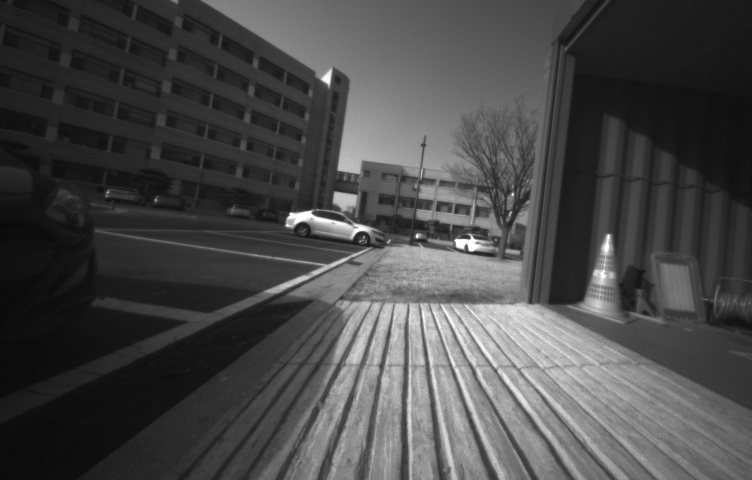
%> input picture matlab/synthetic/sample_pic2/1.png, 752 x 480 px
$ octave run_synth_gen.m   (GNU Octave 9; MATLAB toolbox functions it lacks are replaced by stand-ins)
%> lines starting %> are read from the running program, lines starting %| are printed output that depends on the picture
### matlab/synthetic/hdr_curve_fitting.m
function crf = hdr_curve_fitting(img_series)
% function crf = hdr_curve_fitting(img_series)

% Input:
%  img_series = cell array of image series for curve fitting (we use 4)
% Output:
%  crf = 256xN_band vector containing curve information with each axis
%        N_band = # of channels (1 for grayscale)
%        x-axis [0, ..., 255]
%        y-axis [crf(1), ..., crf(256)]

global  B

% Smoothness parameter used in equation (3). Increase it, if you have a lot
% of noise in your images.
l = 200;


% Number of randomly selected sample pixel points from each image.
% This amount will affect the quality of the approximation of the
% real response function.
% You need at least N(P-1) > (Z_max - Z_min)
% N - amount of sample points
% P - amount of images % Assumes:% Zmin = 0% Zmax = 255
N_sample_pxpts = 500;

% Bands (=channel) in each of the images. Usually RGB(3) or grayscale(1)
N_bands = 1;    % 3 for RGB

% Number of images for curve fitting
N_imgs = length(img_series);

% Create random indexes to get random points from each image
N_row = size(img_series{1}, 1);
N_col = size(img_series{1}, 2);
N_point = N_row*N_col;
random_indexes = ceil(rand(1, N_sample_pxpts)*N_point);

% Load all values from random points into Z
Z = zeros(N_sample_pxpts, N_imgs, N_bands);
size(Z);

for img_ii = 1:N_imgs
    for band_ii = 1:N_bands
        Z(:, img_ii, band_ii) = img_series{img_ii}(random_indexes + (band_ii-1)*N_point);
    end
end

% Create response function for each band
radiance_map = zeros(256, N_bands);
crf = zeros(256,N_bands);

for band = 1:N_bands
    radiance_map(:, band) = gsolve(Z(:,:,band), B, l, @hat_weight_func);
    crf(:,band) = radiance_map(:, band);
    size(radiance_map);
end

### matlab/synthetic/gsolve.m
function [g]=gsolve(Z,B,l,w)
% function [g,LE]=gsolve(Z,B,l,w)

    % gsolve.m − Solve for imaging system response function
    % Given a set of pixel values observed for several pixels in several
    % images with different exposure times, this function returns the
    % imaging system’s response function g as well as the log film irradiance
    % values for the observed pixels.
    % Assumes:
    % Zmin = 0
    % Zmax = 255
    % Arguments:
    % Z(i,j) the pixel values of pixel location number i in image j
    % B(j) the log delta t, or log shutter speed, for image j
    % l lamdba, the constant that determines the amount of smoothness
    % w(z) the weighting function value for pixel value z

    % Returns:
    % g(z) is the log exposure corresponding to pixel value z
    % lE(i)is the log film irradiance at pixel location i

    n = 256;
    A = zeros(size(Z,1)*size(Z,2)+n+1,n+size(Z,1));
    b = zeros(size(A,1),1);
    %% Include the data−fitting equations
    k = 1;
    for i=1:size(Z,1)
        for j=1:size(Z,2)
            wij = w(Z(i,j)+1);
            A(k,Z(i,j)+1) = wij;
            A(k,n+i) = -wij;
            b(k,1) = wij * B(j);
            k=k+1;
        end
    end
    %% Fix the curve by setting its middle value to 0
    A(k,129) = 1;
    k=k+1;
    %% Include the smoothness equations
    for i=1:n-2
        A(k,i)=l*w(i+1);
        A(k,i+1)=-2*l*w(i+1);
        A(k,i+2)=l*w(i+1);
        k=k+1;
    end

    %% Solve the system using SVD
    x = A\b;
    g = x(1:n)
%     LE = x(n+1:size(x,1));


### matlab/synthetic/calc_img_newg.m
function EWG = calc_img_newg (o_img)
% function NEWG = calc_img_newg ()

global is_indoor;

tmp_img = im2double(o_img); % normalize
img = imresize(tmp_img,0.25); % image down scale

if (size(img,3) > 1)
img = rgb2gray(img);
end

% local entropy mask size = (3x3)
H = entropyfilt(img, ones(1));
mu = mean(sum(H));
sigma=std2(sum(H));
norm_entropy = normpdf(H, mu, sigma);

% generate saturation mask
[rs, cs] = find(H <= 0.01); % Saturated region
M = [rs, cs];

% entropy weight
H_weight = norm_entropy / sum(sum(norm_entropy)); % optional

% image Gradient
[Gmag, Gdir] = imgradient(img,'Sobel');
Gmag = Gmag / 4.4867;

% Ours
G_weight= Gmag >= (mean(mean(Gmag))) * 0.01 ;

% Saturation weight
S = zeros(size(img));
if (is_indoor)
S(M(:,1), M(:,2)) = (mean(mean(Gmag)))/sqrt(2) ;
else
S(M(:,1), M(:,2)) = (mean(mean(Gmag)))/sqrt(2) ;
end

saturation = sum(sum(S));
gradient = sum(sum(Gmag));

% Metric
EWG = sum(sum(G_weight .* Gmag - S)) ;

### matlab/synthetic/img_synth.m
function [synth_img,K_t,K_g] = img_synth(o_img, target_dt, target_gain, crf)
%function [synth_img,K_t,K_g] = img_synth(o_img, target_dt, target_gain, crf)
%
% Input:
%  o_img = original input seed image
%  g = gain
%  t = exposure time
% Output:
%  synth_img = output synthesized image

% We compute two scaling factors for target exposure time and gain
K_t = img_synth_factor_exp (crf, target_dt);   % factor from exposure time
K_g = img_synth_factor_gain (target_gain);     % factor from gain

if (K_t < 0 || K_g < 0)
	display('[ERROR: img_synth] No scale factor K found')
    synth_img = [];
    return;
end

K = K_t * K_g;
synth_img = o_img * K;

### matlab/synthetic/img_synth_factor_exp.m
function K_t = img_synth_factor_exp (crf, target_dt)
% [10 lines of commented-out code are left out]

global B;
global E;
global time_itv;
global target_exp_index;
global is_indoor;

K_t = -1;


% find point on CRF for initial exposure time B(1)
init_index = find (crf >= B(1));
if (isempty(init_index))
    disp('[ERROR: img_synth_factor_exp] No value found in CRF correponding to init exposure time');
    return;
end

gi = init_index(1);


if (is_indoor)
    target_exp = log(E* (0.0001+ (target_dt.* time_itv)));
else
    target_exp = log(E* (0.00005+ (target_dt.* time_itv)));
end

% find point on CRF for target exposure time
target_index = find (crf >= target_exp);
if (isempty(target_index))
    disp('[ERROR: img_synth_factor_exp] No value found in CRF correponding to target exposure time');
    return;
end
go = target_index(1);

% compute ratio and return
K_t = (go) / (gi) ;

### matlab/synthetic/img_synth_factor_gain.m
function K_g = img_synth_factor_gain (target_gain)
% function K_g = img_synth_factor_gain (target_gain)
% Input:
%  target_gain = target gain (db)
% Output:
%  K_g = scaling factor for image synthesis

K_g = (10 / sqrt(2))^(target_gain/20);

### matlab/synthetic/run_synth_gen.m
close all;
clear all;
clc;

%% Configuration, Data load
datdir = '../data/';

%% time_array : image sequence along each exposure time interval , ex) indoor : 500us interval
%% target_dt : desired image sequence, ex) 18 = initial_exp_t + (17 * exp_itv)


%% HDR CRF curve fitting from a set of images
global E;   % irradiance
global B;   % sample time array for crf curve fitting
global time_itv;
global target_exp_index;
global is_indoor;
%% options
plot_on = 1;
is_indoor = 1;  % 0 for outdoor


if (is_indoor)
    E = 18;  %mean(mean(img_series{1}))/2;-exclude saturated region\TODO
    % Desired exposure time and gain for synthesis (0.5 + 0.05*i) ms
    target_exp_index = 18;
    target_gain = 0;   %[d3]
    time_itv = 0.0005;
else
    E = 180;  %mean(mean(img_series{1}))/2;-exclude saturated region\TODO
    % Desired exposure time and gain for synthesis (0.5 + 0.05*i) ms
    target_exp_index = 90;
    target_gain = 0;   %[d3]end
    time_itv = 0.00005;
end


%% hdr curve fitting
[time_array,images_names,o_img] = deal([]);

if (is_indoor)
    % time array samples (we use four samples) for CRF curve
    time_array = [1, 18, 28, 38];   % [ms]
    % B = log(E*dt) for time array samples
    B = log(E* (0.001+ ((time_array-1).* time_itv)));
    % Names of the images to be used, 1000, 9500, 14500, 195000 us
    images_names = {'indoor_sample/1.png'
                    'indoor_sample/18.png'
                    'indoor_sample/28.png'
                    'indoor_sample/38.png'};


else
    time_array = [1, 15, 70, 90];   % [ms]
    % B = log(E*dt) for time array samples
    B = log(E* (0.00005+ ((time_array-1).* time_itv)));

    % Names of the images to be used, 50, , 750 ,  us
    images_names = {'outdoor_sample/1.png'
                    'outdoor_sample/15.png'
                    'outdoor_sample/70.png'
                    'outdoor_sample/90.png'};
end

% Prepare image series for CRF curve fitting
img_amount = length(images_names);
img_series = {};

for img_nus_imger = 1:img_amount
    img_series{img_nus_imger} = imread([datdir,images_names{img_nus_imger}]);
%     img_container{img_nus_imger} = rgb2gray(img_container{img_nus_imger});
    img_series{img_nus_imger} = (img_series{img_nus_imger});
end

crf = hdr_curve_fitting (img_series);

if(plot_on)
    % plot
    figure(1)
    for img_nus_imger = 1:img_amount
        subplot(2,2,img_nus_imger); imshow(img_series{img_nus_imger}); title(sprintf('%d',time_array(img_nus_imger)));
    end
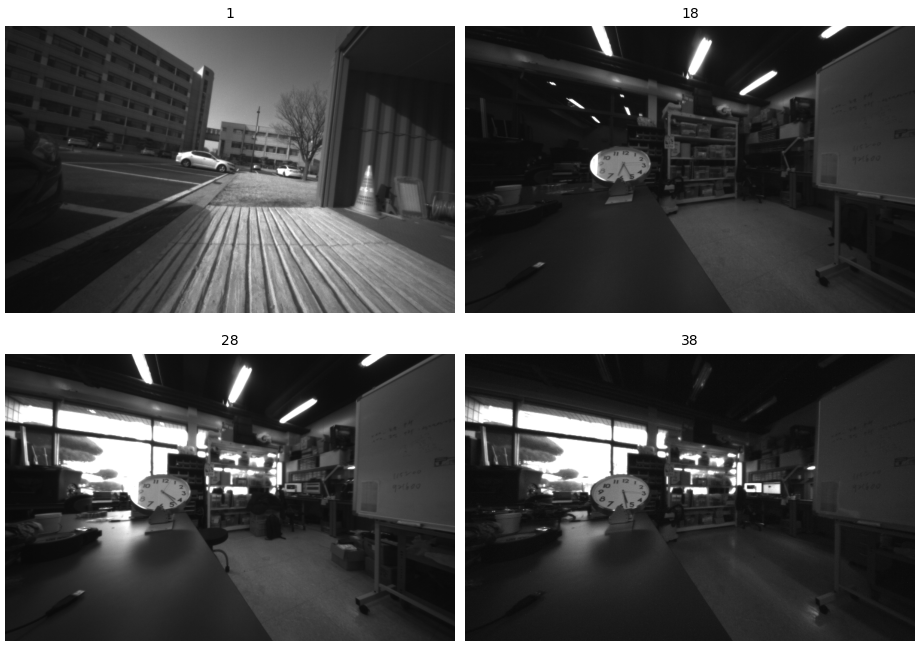
%> figure redrawn from the program's plot data, 4 panels

    figure(2);
    intensity_range = 1:256;
    plot(intensity_range, crf);
    grid on;
    xlabel('Intensity'); ylabel('log(E*dt)')
%> after `ylabel('log(E*dt)')`:
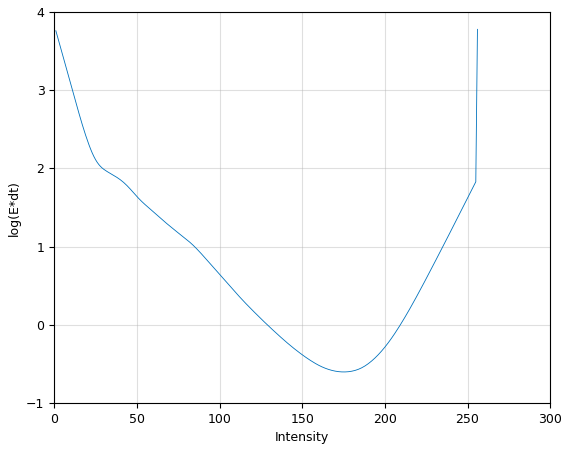
%> figure redrawn from the program's plot data; curve peaks at x = 256, y = 3.78
end

%% Using the fitted curve, image synthesizing
if (is_indoor)
    o_img = imread([datdir,'indoor_sample/1.png']);
%> o_img is the input picture: size 480x752 uint8; min 10, max 255, mean 73.2
    o_img = imresize(o_img, 0.25);
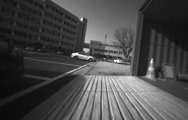
%> o_img: size 120x188 uint8; min 11, max 255, mean 73.2
    if (size(o_img,3) > 1)
        o_img = rgb2gray(o_img);

    end
else
    o_img = imread([datdir,'outdoor_sample/1.png']);
    o_img = imresize(o_img, 0.25);

end

[s_img,K_t,K_g] = img_synth (o_img, target_exp_index, target_gain, crf);

if (plot_on)
    figure(3)
    subplot(1,2,1); imshow(o_img); title(sprintf('Original [index = %d], 0 dB', time_array(1)))
    subplot(1,2,2); imshow(s_img); title(sprintf('Synthetic [index = %d] , %d dB', target_exp_index, target_gain))
end

if (target_gain < 1)
    Nsnr =0;
else
    Nsnr = calc_img_snr (s_img, o_img);
end


%% image metric evaluation
EWG = calc_img_newg (s_img);
%> in calc_img_newg, `img = imresize(tmp_img,0.25);`:
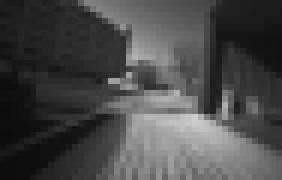
%> img: size 30x47 double (shown 6 times larger); min 0.0441, max 0.799, mean 0.287
%> in calc_img_newg, `H = entropyfilt(img, ones(1));`: H: size 30x47 double; every value is 0
%> in calc_img_newg, `norm_entropy = normpdf(H, mu, sigma);`: norm_entropy: size 30x47 double; every value is NaN or infinite
%> in calc_img_newg, `[Gmag, Gdir] = imgradient(img,'Sobel');`:
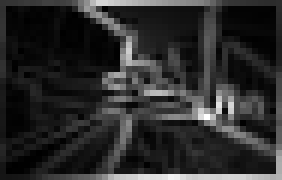
%> Gmag: size 30x47 double (shown 6 times larger); min 0.00451, max 2.35, mean 0.41; drawn with min black and max white
%> in calc_img_newg, `[Gmag, Gdir] = imgradient(img,'Sobel');`:
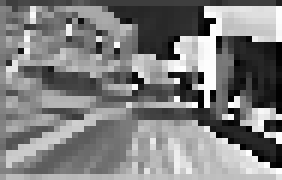
%> Gdir: size 30x47 double (shown 6 times larger); min -179.7, max 179.4, mean -0.7; drawn with min black and max white
%> in calc_img_newg, `Gmag = Gmag / 4.4867;`:
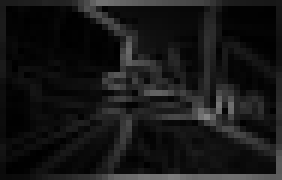
%> Gmag: size 30x47 double (shown 6 times larger); min 0.001, max 0.524, mean 0.0913
%> in calc_img_newg, `G_weight= Gmag >= (mean(mean(Gmag))) * 0.01 ;`: G_weight: size 30x47 logical; every value is 1
%> in calc_img_newg, `S(M(:,1), M(:,2)) = (mean(mean(Gmag)))/sqrt(2) ;`: S: size 30x47 double; every value is 0.0646
%% image metric evaluation with snr considered
NEWG = EWG - Nsnr;

fprintf('Synth_exp: %.3f [us] \n' , (0.001 + time_itv*target_exp_index)  )
fprintf('synth_gain: %.1f [dB] \n', target_gain)
fprintf('EWG : %.2f \n', EWG )
fprintf('NEWG : %.2f \n', NEWG )
